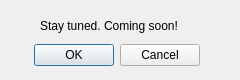
<?xml version="1.0" encoding="UTF-8"?>
<ui version="4.0">
 <class>DialogLanguage</class>
 <widget class="QDialog" name="DialogLanguage">
  <property name="geometry">
   <rect>
    <x>0</x>
    <y>0</y>
    <width>240</width>
    <height>80</height>
   </rect>
  </property>
  <property name="minimumSize">
   <size>
    <width>240</width>
    <height>80</height>
   </size>
  </property>
  <property name="maximumSize">
   <size>
    <width>240</width>
    <height>80</height>
   </size>
  </property>
  <property name="windowTitle">
   <string>Dialog</string>
  </property>
  <widget class="QDialogButtonBox" name="buttonBox">
   <property name="geometry">
    <rect>
     <x>30</x>
     <y>40</y>
     <width>170</width>
     <height>30</height>
    </rect>
   </property>
   <property name="minimumSize">
    <size>
     <width>170</width>
     <height>30</height>
    </size>
   </property>
   <property name="maximumSize">
    <size>
     <width>170</width>
     <height>30</height>
    </size>
   </property>
   <property name="orientation">
    <enum>Qt::Horizontal</enum>
   </property>
   <property name="standardButtons">
    <set>QDialogButtonBox::Cancel|QDialogButtonBox::Ok</set>
   </property>
  </widget>
  <widget class="QLabel" name="label">
   <property name="geometry">
    <rect>
     <x>40</x>
     <y>10</y>
     <width>161</width>
     <height>31</height>
    </rect>
   </property>
   <property name="text">
    <string>Stay tuned. Coming soon!</string>
   </property>
  </widget>
 </widget>
 <resources/>
 <connections>
  <connection>
   <sender>buttonBox</sender>
   <signal>accepted()</signal>
   <receiver>DialogLanguage</receiver>
   <slot>accept()</slot>
   <hints>
    <hint type="sourcelabel">
     <x>248</x>
     <y>254</y>
    </hint>
    <hint type="destinationlabel">
     <x>157</x>
     <y>274</y>
    </hint>
   </hints>
  </connection>
  <connection>
   <sender>buttonBox</sender>
   <signal>rejected()</signal>
   <receiver>DialogLanguage</receiver>
   <slot>reject()</slot>
   <hints>
    <hint type="sourcelabel">
     <x>316</x>
     <y>260</y>
    </hint>
    <hint type="destinationlabel">
     <x>286</x>
     <y>274</y>
    </hint>
   </hints>
  </connection>
 </connections>
</ui>
